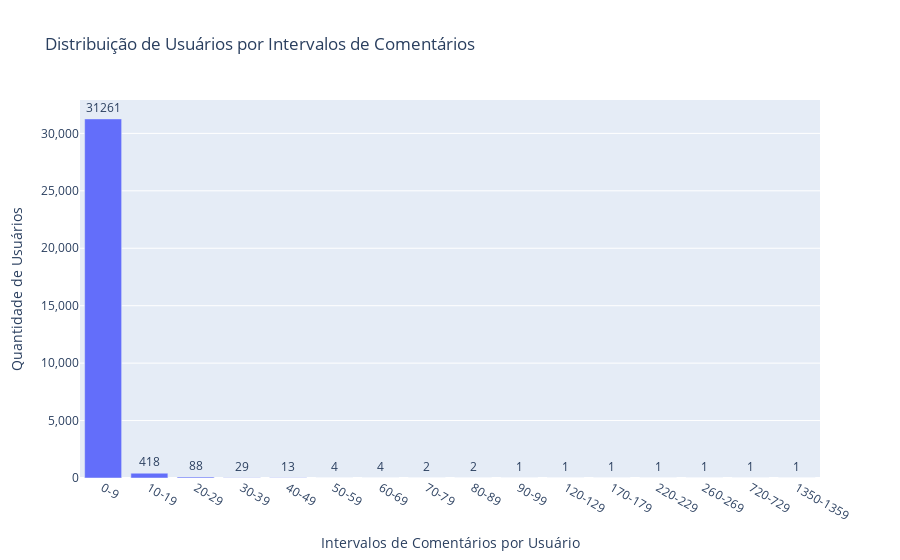

The notebook cell saved with this chart:
### Markdown cell above
## Quantidade de comentários por USUÁRIO

### Code cell
import pandas as pd
import plotly.graph_objects as go

def plot_users_by_comment_count_by_bins(df,
                                        user_column='author_channel_id',
                                        comment_column='comment_id',
                                        bin_size=10):
    """
    Plota a distribuição de usuários agrupados por intervalos de quantidade de comentários feitos.

    Args:
    
      - "df": DataFrame dos comentários do país
      - "title": Nome do país (para legenda no gráfico)
    - user_column: Nome da coluna de usuários no DataFrame (padrão: 'author_channel_id').
    - comment_column: Nome da coluna de comentários no DataFrame (padrão: 'comment_id').
    - bin_size: Tamanho dos intervalos para agrupar a quantidade de comentários por usuário (padrão: 10).
    """
    # Cria a figura para o gráfico
    fig = go.Figure()

    title = 'dados'

        # Conta a quantidade de comentários por usuário
    comments_per_user = df.groupby(user_column)[comment_column].count()

    # Define os bins (intervalos)
    max_comments = comments_per_user.max()
    bins = range(0, max_comments + bin_size, bin_size)
    labels = [f"{i}-{i+bin_size-1}" for i in bins[:-1]]

    # Agrupa os usuários por intervalos de quantidade de comentários
    binned = pd.cut(comments_per_user, bins=bins, labels=labels, right=False)
    grouped = binned.value_counts().sort_index()

    # Filtra apenas os bins com mais de 0
    grouped = grouped[grouped > 0]

    # Plota os dados com os números acima de cada bin
    fig.add_trace(go.Bar(
        x=grouped.index,  # Intervalos de comentários por usuário
        y=grouped.values,  # Quantidade de usuários
        name=title,
        text=grouped.values,  # Exibe o valor em cima de cada bin
        textposition='outside',  # Coloca o texto fora da barra
    ))

    # Configurações do layout
    fig.update_layout(
        title='Distribuição de Usuários por Intervalos de Comentários',
        xaxis_title='Intervalos de Comentários por Usuário',
        yaxis_title='Quantidade de Usuários',
        barmode='group',
        xaxis=dict(type='category'),  # Mostra os intervalos como categorias
        yaxis=dict(tickformat=',')   # Formata os números no eixo Y
    )

    # Exibe o gráfico
    fig.show()

# Exemplo de uso
plot_users_by_comment_count_by_bins(df)

### Figure 1 — Plotly figure (JSON) as saved in the notebook; plotly's stock layout.template omitted (floating-point values rounded to 4 significant figures)
{"data": [{"name": "dados", "text": [31260.0, 418.0, 88.0, 29.0, 13.0, 4.0, 4.0, 2.0, 2.0, 1.0, 1.0, 1.0, 1.0, 1.0, 1.0, 1.0], "textposition": "outside", "type": "bar", "x": ["0-9", "10-19", "20-29", "30-39", "40-49", "50-59", "60-69", "70-79", "80-89", "90-99", "120-129", "170-179", "220-229", "260-269", "720-729", "1350-1359"], "y": [31261, 418, 88, 29, 13, 4, 4, 2, 2, 1, 1, 1, 1, 1, 1, 1]}], "layout": {"barmode": "group", "title": {"text": "Distribuição de Usuários por Intervalos de Comentários"}, "xaxis": {"title": {"text": "Intervalos de Comentários por Usuário"}, "type": "category"}, "yaxis": {"tickformat": ",", "title": {"text": "Quantidade de Usuários"}}}}
